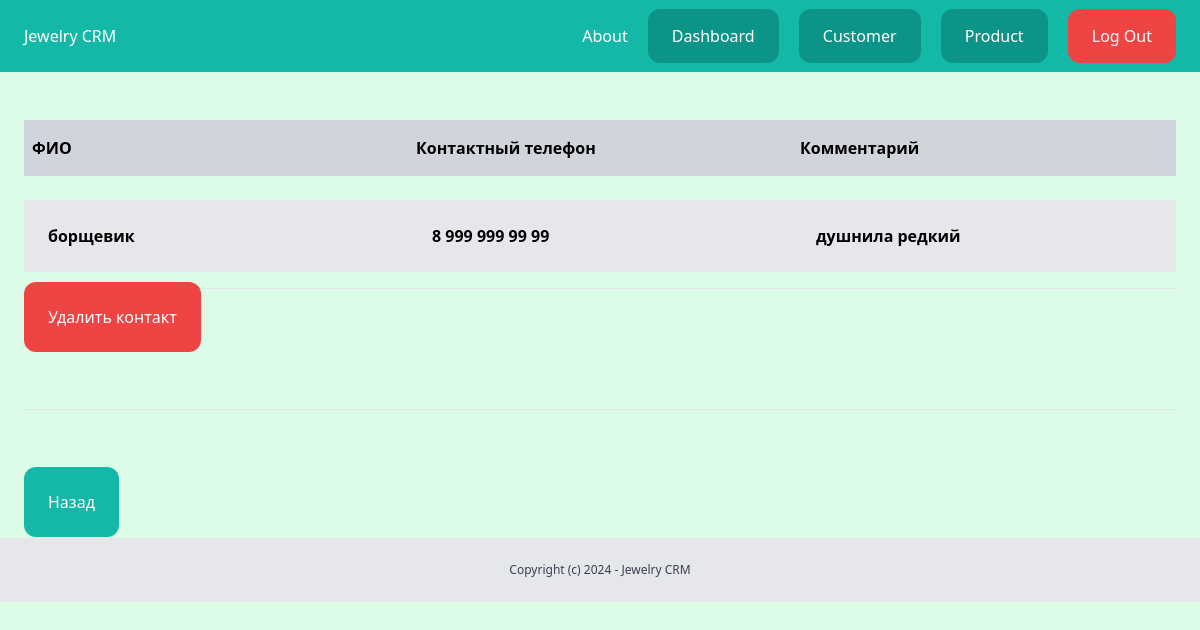
/dashboard/customer/1/ (signed in), run on an earlier commit of the app's database.
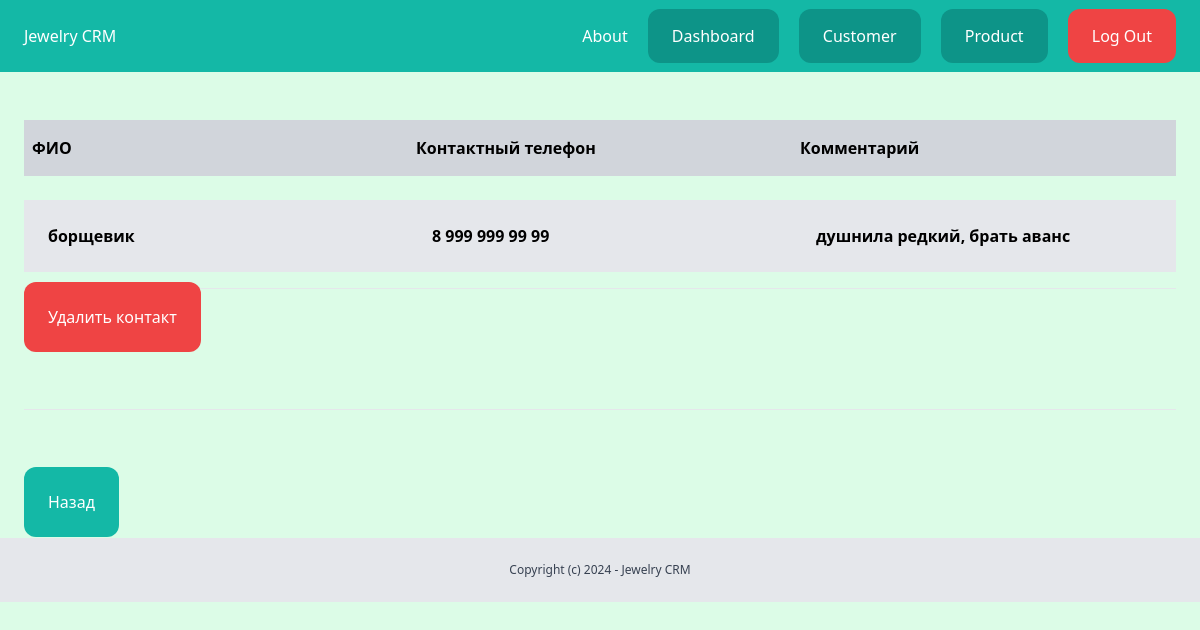
And on a later commit of the database.
### customer/models.py (models this page shows, shortened)
class Customer(models.Model):
    name = models.CharField(max_length=200)
    phone_number = models.CharField(max_length=30)
    comment = models.TextField()

### customer/views.py (the view)
# urls.py: path('<int:pk>/', customer_detail,name='customer_detail'),
@login_required
def customer_detail(request,pk):
    customer = get_object_or_404(Customer,pk=pk)
    return render(request, 'customer/customer_detail.html', {
        'customer': customer
        })

### templates/customer/customer_detail.html (shortened to what this page needs)
{% extends 'crm_project/base.html'%}
{%block content%}
<div class="py-6 px-6">
    <div class=" mt-6 flex justify-between">
        <p class="py-4 px-2 bg-gray-300 font-semibold w-full">ФИО</p>
        <p class="py-4 px-2 bg-gray-300  font-semibold w-full">Контактный телефон</p>
        <p class="py-4 px-2 bg-gray-300  font-semibold w-full">Комментарий</p>
    </div>
        <div class=" mt-6 flex justify-between">
            <p class="py-6 px-6 bg-gray-200 font-semibold w-full">{{customer.name}}</p>
            <p class="py-6 px-6 bg-gray-200 font-semibold w-full">{{ customer.phone_number}}</p>
            <p class="py-6 px-6 bg-gray-200 font-semibold w-full">{{ customer.comment}}</p>
        </div>
    <hr class="my-4">
        <a href="{% url 'customer_delete' customer.id %}" class="mb-6 px-6 py-6 bg-red-500 text-white rounded-xl"> Удалить контакт</a>
    <hr class="my-20">
        <a href="{% url 'customer_list'%}" class="mb-6 px-6 py-6 bg-teal-500 text-white rounded-xl">Назад</a>
</div>
{%endblock%}

What changed in the data, as far as the page shows it:
changed Customer "борщевик": comment "душнила редкий" → "душнила редкий, брать аванс"
